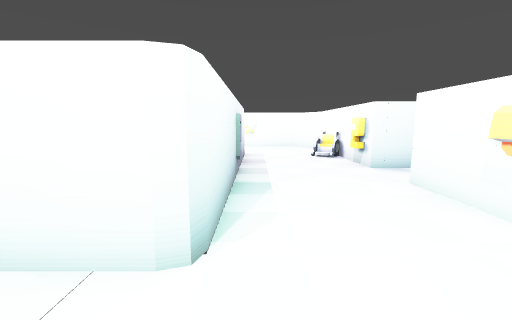
View 1 (above)

20 first-person views from a walk through a Godot game level. The camera is 1.5 m above the floor, tilts 8° down and sees 90° across. The floor is counted in squares, 1.12 m on a side. Each view is taken from the middle of a square. On the plan, view 1 faces up. The plan holds only what a view shows up to about 13 squares ahead; the rest is blank. The place goes on beyond the plan.

View 2
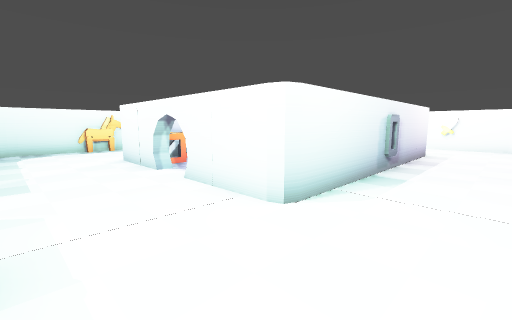

View 3
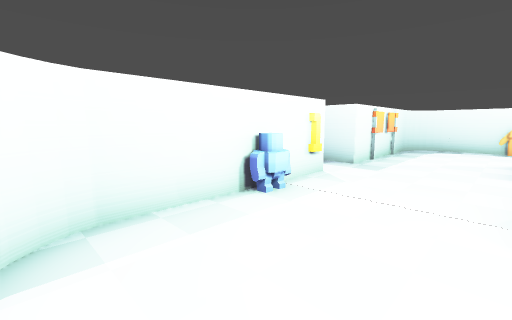

View 4
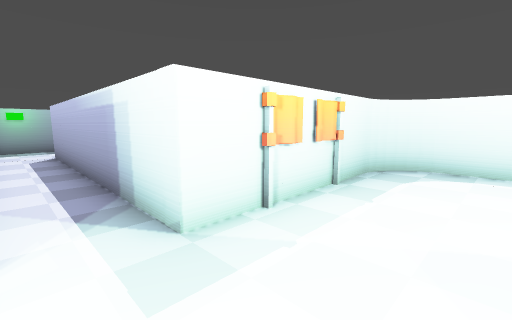

View 5
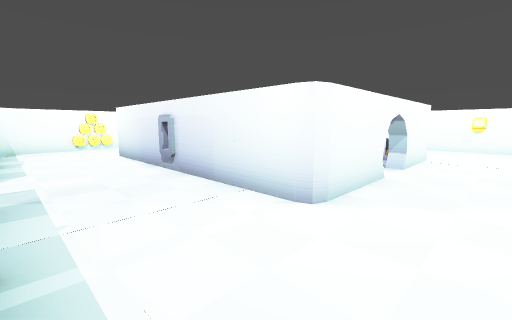

View 6
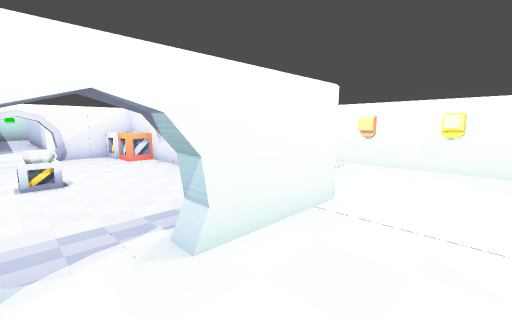

View 7
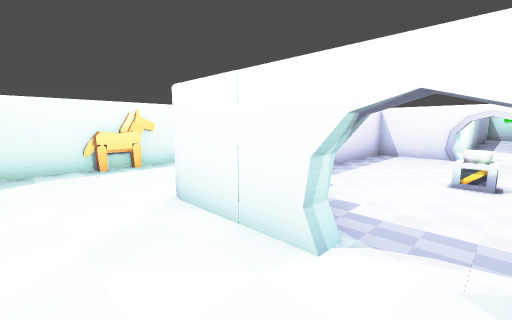

View 8
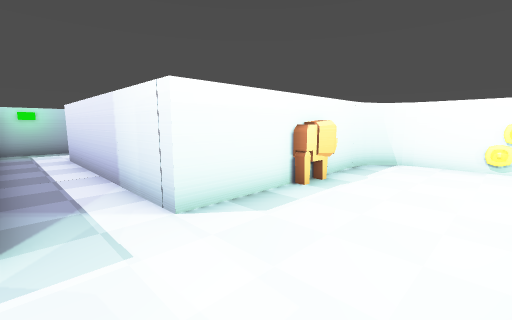

View 9
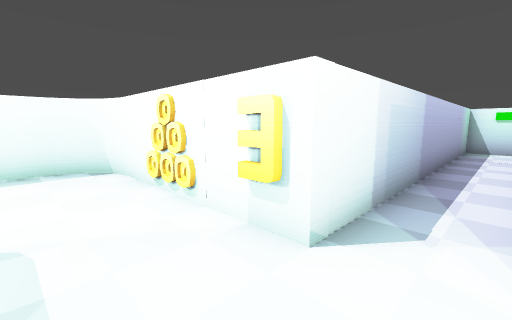

View 10
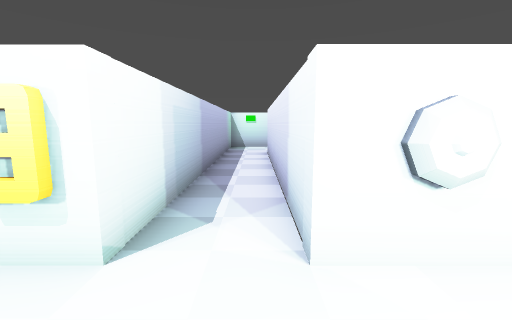

View 11
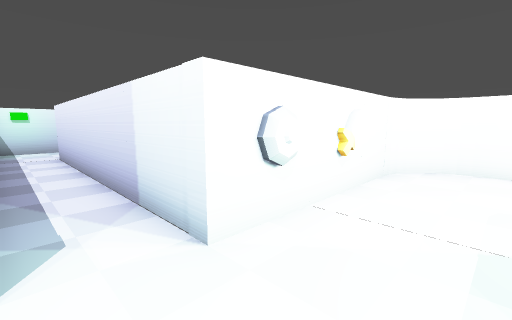

View 12
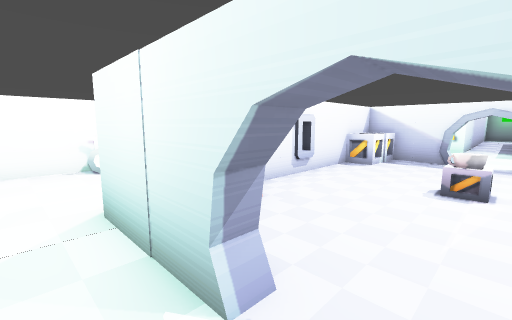

View 13
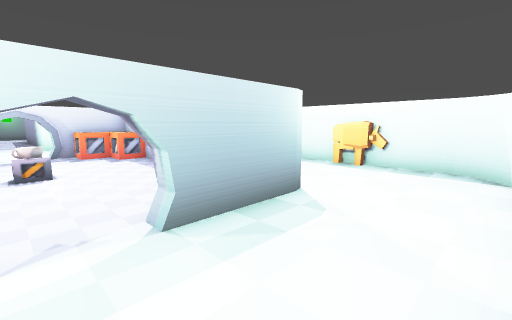

View 14
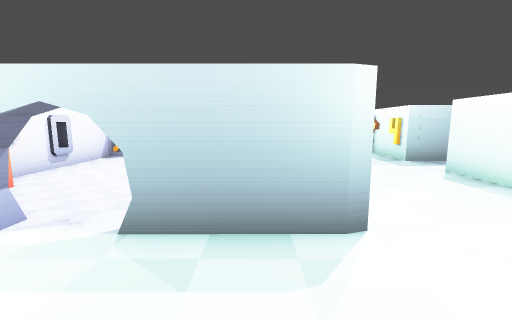

View 15
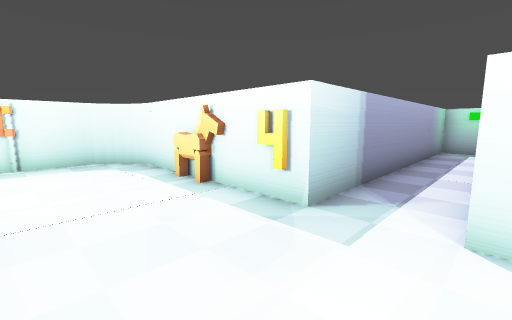

View 16
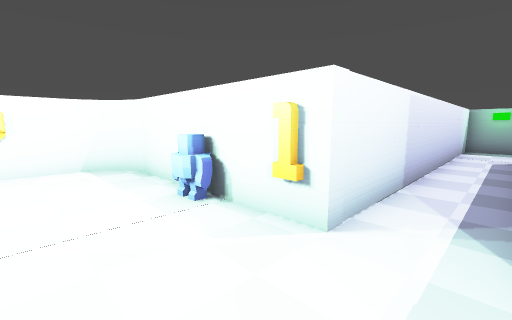

View 17
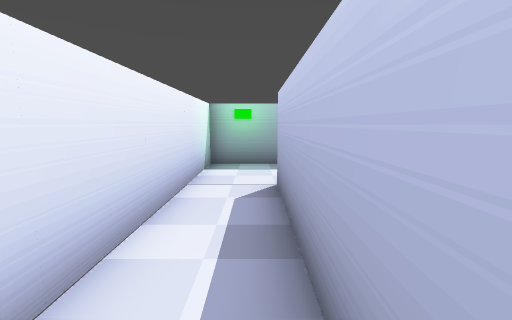

View 18
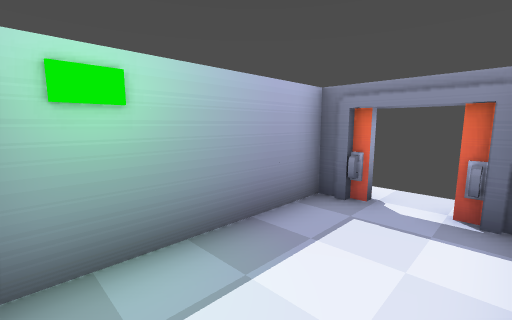

View 19
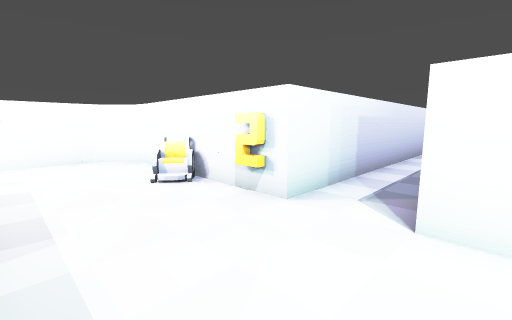

View 20
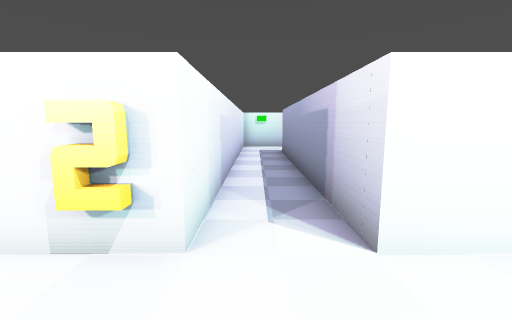

### Floor plan
Points are (right, up) in squares from view 1. A wall is a line through its corners. A room is listed if a view was taken in it or the views show most of it. See-through windows are left out.
Room 1 (views 1, 2, 3, 4, 5, 6, 7, 8, 9, 10, 11, 12, 13, 14, 15, 16, 17, 18, 19, 20)
walls: (-8.5, 4.4) (-8.5, 11.6); (-4.8, 2.2) (-8.1, 2.2); (-12.1, 3.6) (-12.1, 1.9); (-12.4, 2.9) (-12.4, -0.2); (-12.5, -0.1) (-12.4, -0.6) (-12.1, -1.2); (-12.4, -0.4) (-12.2, -1.1) (-11.6, -1.6) (-11.1, -1.8); (-11, -1.8) (-5.5, -1.8) (-5.5, -11.6); (-0.9, 2.2) (-4.2, 2.2); (-8.5, 11.9) (-8.1, 12) (-4.8, 12); (-2.6, -1.8) (2.2, -1.8); (-12, 11) (-12.5, 11); (-0.5, 8.5) (-0.5, 4.4); (-4.4, 12) (-0.9, 12); (-12.5, 11.8) (-12, 11.8); (-12.1, 12.4) (-12.1, 10.6) (-12.5, 10.6); (-0.9, 11.6) (-4.3, 11.6); (-12.4, 13.8) (-12.4, 7.7) (-20.4, 7.7); (-6.4, 15.3) (-11.2, 15.3) (-11.9, 14.9); (-11.1, 15.3) (-11.8, 15.1) (-12.3, 14.4) (-12.4, 13.9); (2.7, -1.6) (3.1, -1.3); (3.5, -0.3) (3.5, 5.7) (7.5, 5.7); (3.5, -0.6) (3.5, -0.1); (-20.5, 5.7) (-12.4, 5.7) (-12.4, 3) (-12.3, 2.5); (3.5, 13.6) (3.5, 14.3) (2.8, 15) (2.2, 15.2); (2, 15.3) (-3.5, 15.3) (-3.5, 25.1); (2.3, 15.2) (1.8, 15.3); (-8.2, -11.9) (-8.2, -12.5); (7.5, 7.7) (3.5, 7.7) (3.5, 13.7); (-8.6, -13.7) (-8.2, -13.7) (-8.2, -14.6) (-3.5, -14.6) (-3.5, -2.4); (-5.5, 25.5) (-5.5, 15.4)
ways out: opening at (-2, 9.7) to room 2
objects: other object (-12, 5); flag (-9, -2); coin (-9, 15); other object (-8, 4) to (-7, 5); coin (-8, 15); other object (-6, 15); other object (-3, -2); crate (-2, 3) to (-1, 3); crate (-2, 4) to (-1, 4); other object (-2, 10) to (-1, 10); crate (-2, 11) to (-1, 11); shield (-2, 15); other object (-1, -1); other object (-1, 9); sword (0, 15); other object (3, 1); other object (3, 3); other object (3, 9); other object (3, 11)
Room 2 (no view inside)
walls: (-8.2, 5.2) (-8.2, 4.4); (-4.3, 2.6) (-0.9, 2.6); (-4.8, 11.6) (-8.2, 11.6) (-8.2, 7.8); (-0.9, 4.5) (-0.9, 8.6); (-8.1, 2.6) (-4.8, 2.6)
ways out: opening at (-2, 9.7) to room 1
objects: other object (-8, 3) to (-7, 4); other object (-6, 3) to (-6, 4); crate (-5, 7) to (-4, 7)

Where each view was taken, in squares from view 1:
view 1: 0 up, 0 right, facing up
view 2: 1 down, 2 right, facing up-left
view 3: 2 up, 3 right, facing down-left
view 4: 1 up, 4 left, facing down-left
view 5: 0 up, 12 left, facing up-right
view 6: 0 up, 5 left, facing up-right
view 7: 0 up, 4 left, facing up-left
view 8: 6 up, 9 left, facing up-left
view 9: 13 up, 4 left, facing up-left
view 10: 13 up, 4 left, facing up
view 11: 13 up, 5 left, facing up-right
view 12: 13 up, 5 left, facing down-right
view 13: 15 up, 4 left, facing down-left
view 14: 15 up, 7 left, facing down
view 15: 8 up, 9 left, facing down-left
view 16: 1 up, 5 left, facing down-right
view 17: 6 down, 5 left, facing down
view 18: 12 down, 4 left, facing down-left
view 19: 5 up, 0 right, facing up-right
view 20: 7 up, 1 right, facing right
